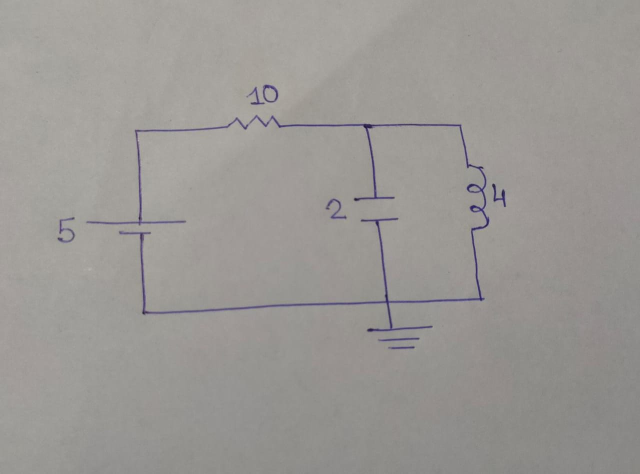
#> input picture testCCTs/cct1.jpeg, 1280 x 947 px (shown at 1/2 size)
$ jupyter execute --allow-errors 'STEP2 - Optical Character Recognition.ipynb'
#> lines starting #> are read from the running program, lines starting #| are printed output that depends on the picture; after the words box and inside, x2 and y2 are one past the last pixel; in counts of white or black regions, pixels touching at a corner belong together
[cell 1]
import numpy as np
import matplotlib.pyplot as plt
import cv2
import imutils

from tensorflow.keras.models import load_model
from imutils.contours import sort_contours

[cell 2]
# Loading a test image
testCCT = cv2.imread("testCCTs/cct1.jpeg")
#> testCCT is the input picture: shape (947, 1280, 3); mean B, G, R 148.6, 152, 154.8
testCCT = cv2.resize(testCCT, (640, 640))
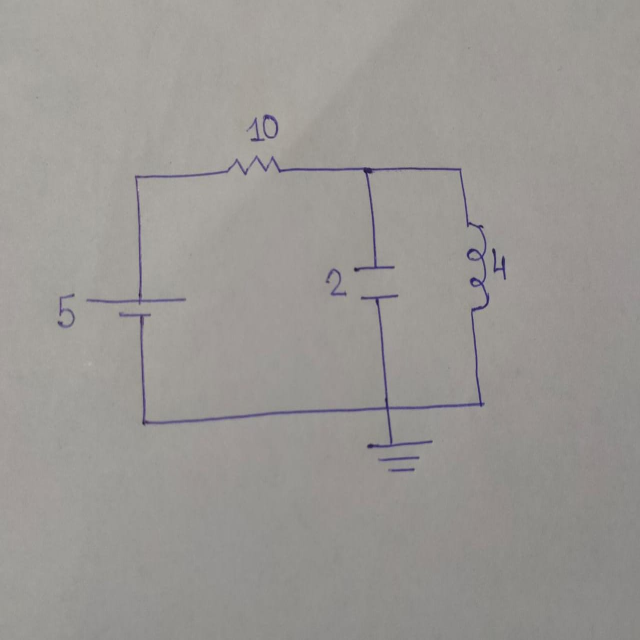
#> testCCT: shape (640, 640, 3); mean B, G, R 148.4, 151.9, 154.7
plt.imshow(testCCT)
plt.title('Input Image')
plt.show()

#> (a cell that did not finish here is left out)

[cell 4]
# Preprocessing Image for Contours
img = testCCT
gray = cv2.cvtColor(img, cv2.COLOR_BGR2GRAY)
blurred = cv2.GaussianBlur(gray, (5, 5), 0)
edged = cv2.Canny(blurred, 30, 150)
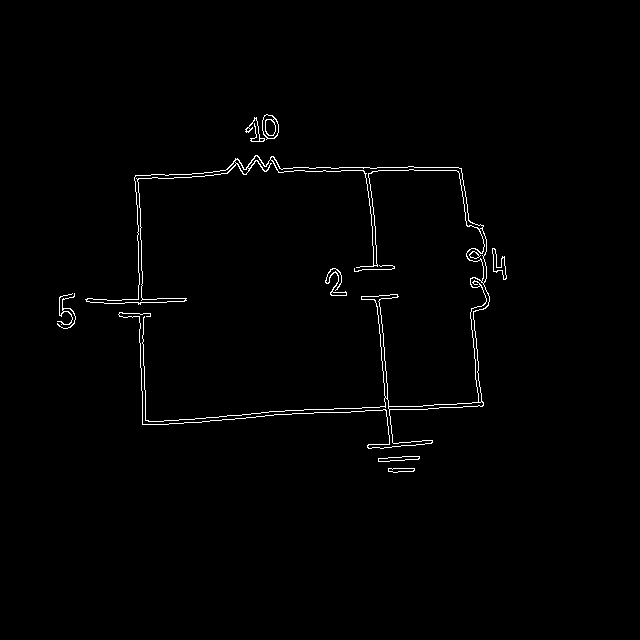
#> edged: shape (640, 640); 1.1% white in thin lines or dots, all inside (x1, y1, x2, y2) = (57, 114, 507, 473)

# Visualizing Preprocessing Dataset
row = 2
col = 2
fig, axes = plt.subplots(row, col, figsize=(10,10))

axes[0, 0].imshow(img)
axes[0, 0].set_title("img_input")

axes[0, 1].imshow(gray)
axes[0, 1].set_title("img_grayscale")

axes[1, 0].imshow(blurred)
axes[1, 0].set_title("img_grayscale_blurred")

axes[1, 1].imshow(edged)
axes[1, 1].set_title("img_grayscale_blurred_edged")

plt.show()
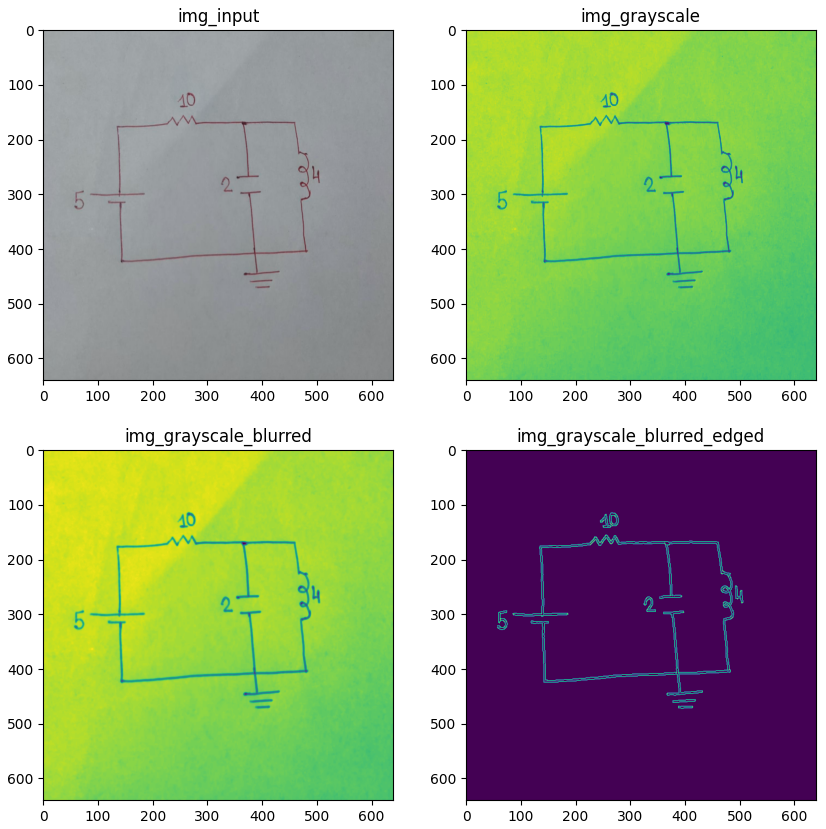
#> figure drawn by matplotlib, 4 panels; B, G, R data is drawn as R, G, B

[cell 5]
# Finding contours
contours = cv2.findContours(edged.copy(), cv2.RETR_EXTERNAL, cv2.CHAIN_APPROX_SIMPLE)
#> contours = 9 contours, 1 with area under 20; largest, box (x1, y1, x2, y2) and area: (85, 155, 490, 449) 3820, (262, 114, 279, 140) 316, (492, 248, 507, 280) 158, (378, 456, 420, 462) 128, (388, 468, 415, 473) 82, (325, 268, 347, 296) 78, (245, 117, 265, 142) 44, (57, 293, 76, 329) 32
contours = imutils.grab_contours(contours)
contours = sort_contours(contours, method="left-to-right")[0]

# Drawing contours
plt.imshow(cv2.drawContours(img, contours, -1, (0,255,75), 2))
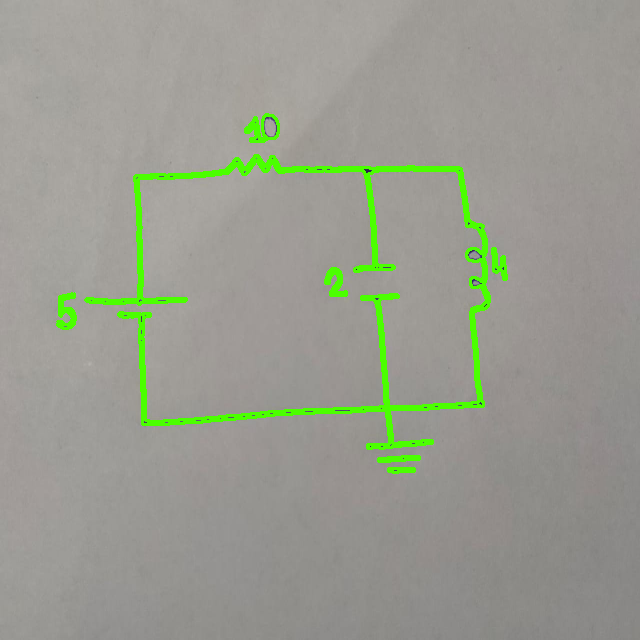
#> img: shape (640, 640, 3); 3.17% of pixels changed, all inside (x1, y1, x2, y2) = (56, 113, 508, 474)

[cell 6]
characters = []

for contour in contours:
    # Bounding contours by rectangles
    (x, y, w, h) = cv2.boundingRect(contour)

    # Limiting to text contours only
    if (w >= 3 and w <= 50) and (h >= 15 and h <= 50):

        roi = gray[y : y + h, x : x + w]

        ret,thresh = cv2.threshold(roi, 0, 255, cv2.THRESH_BINARY_INV | cv2.THRESH_OTSU)
        (tH, tW) = thresh.shape

        # If width is greater
        if tW > tH:
            # Resize along width
            thresh = imutils.resize(thresh, width=32)
        else:
            # Otherwise, Resize along the height
            thresh = imutils.resize(thresh, height=32)

        (tH, tW) = thresh.shape
        dX = int(max(0, 32 - tW) / 2.0)
        dY = int(max(0, 32 - tH) / 2.0)

        # Pad the image and force 32x32 dimensions
        padded = cv2.copyMakeBorder(
            thresh,
            top=dY,
            bottom=dY,
            left=dX,
            right=dX,
            borderType=cv2.BORDER_CONSTANT,
            value=(0, 0, 0),
        )
        padded = cv2.resize(padded, (32, 32))

        # Visualizing Thresholding and Padding
        row = 1
        col = 3
        fig, axes = plt.subplots(row, col, figsize=(8,2))

        axes[0].imshow(roi, "gray")
        axes[0].set_title("img_roi")

        axes[1].imshow(thresh, "gray")
        axes[1].set_title("img_thresholded")

        axes[2].imshow(padded, "gray")
        axes[2].set_title("img_thresholded_padded")

        plt.show()

        # Prepare the padded image for classification via our MNIST model
        padded = padded.astype("float32") / 255.0
        padded = np.expand_dims(padded, axis=-1)

        # Update our list of characters that will be OCR'd
        characters.append((padded, (x, y, w, h)))
#> this loop made 9 passes
#> (x, y, w, h, ret, dX) on passes 1, 3, 4, 5, 9: (57, 293, 19, 36, 132, 8), (245, 117, 20, 25, 129, 3), (262, 114, 17, 26, 125, 6), (325, 268, 22, 28, 122, 3), (492, 248, 15, 32, 107, 8)
#> (x, y, w, h) on passes 2, 6, 7, 8: (85, 155, 405, 294), (354, 265, 41, 7), (378, 456, 42, 6), (388, 468, 27, 5)
#> pass 1, `padded = cv2.copyMakeBorder( thresh, top=dY, bottom=dY, left=dX, right..`:
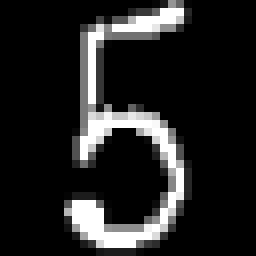
#> padded: shape (32, 32) (shown 8 times larger); min 0, max 255, mean 34.7
#> pass 1, `plt.show()`:
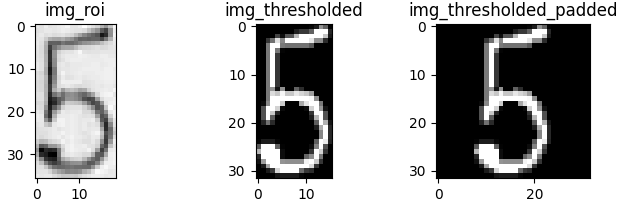
#> figure drawn by matplotlib, 3 panels
#> pass 3, `roi = gray[y : y + h, x : x + w]`:
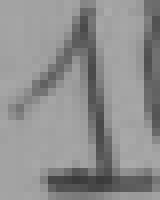
#> roi: shape (25, 20) (shown 8 times larger); min 59, max 170, mean 142.8
#> pass 3, `ret,thresh = cv2.threshold(roi, 0, 255, cv2.THRESH_BINARY_INV | cv2.TH..`:
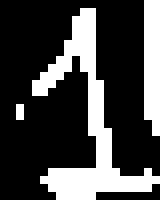
#> thresh: shape (25, 20) (shown 8 times larger); 27.4% white; 3 white regions (1 under 20 px), largest, box (x1, y1, x2, y2) and area: (4, 1, 20, 25) 103, (18, 0, 20, 17) 32
#> after the loop:
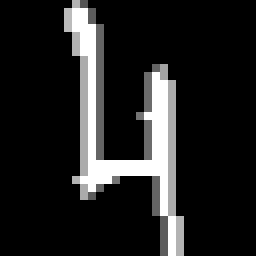
#> padded: shape (32, 32, 1) float32 (shown 8 times larger); min 0, max 1, mean 0.131
#> after the loop, characters = 5 items

[cell 7]
boxes = [b[1] for b in characters]
#> boxes = [(57, 293, 19, 36), (245, 117, 20, 25), (262, 114, 17, 26), (325, 268, 22, 28), (492, 248, 15, 32)]

chars = np.array([c[0] for c in characters], dtype="float32")

# OCR the characters using our handwriting recognition model
#> (the rest of this cell did not finish here and is left out)
